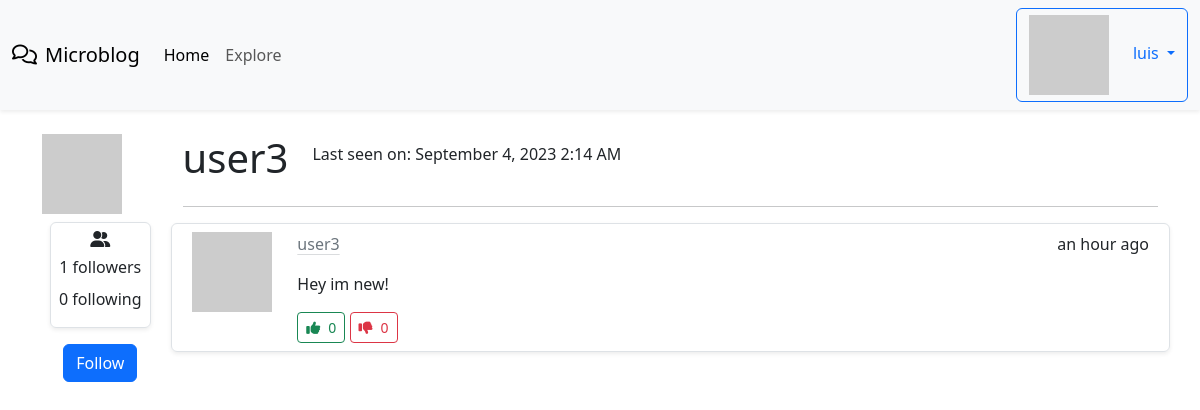
The page /user/user3 (signed in) on the database its author committed.
### app/models.py (models this page shows, shortened)
class User(UserMixin, db.Model):
    id = db.Column(db.Integer, primary_key = True)
    username = db.Column(db.String(64), index = True, unique = True)
    email = db.Column(db.String(120), index = True, unique = True)
    password_hash = db.Column(db.String(128))
    posts = db.relationship('Post', backref='author', lazy='dynamic')
    about_me = db.Column(db.String(140))
    last_seen = db.Column(db.DateTime, default=datetime.utcnow)
    followed = db.relationship(
        'User', secondary=followers,
        primaryjoin=(followers.c.follower_id == id),
        secondaryjoin=(followers.c.followed_id == id),
        backref=db.backref('followers', lazy='dynamic'), lazy='dynamic'
    )
    upvotes = db.relationship('Upvote', backref='user', lazy='dynamic')
    downvotes = db.relationship('Downvote', backref='user', lazy='dynamic')
    def avatar(self, size):
        digest = md5(self.email.lower().encode('utf-8')).hexdigest()
        return 'https://www.gravatar.com/avatar/{}?d=identicon&s={}'.format(digest, size)
    def is_following(self, user):
        return self.followed.filter(
            followers.c.followed_id == user.id
        ).count() > 0

class Post(db.Model):
    id = db.Column(db.Integer, primary_key=True)
    body = db.Column(db.String(140))
    timestamp = db.Column(db.DateTime, index=True, default=datetime.utcnow)
    user_id = db.Column(db.Integer, db.ForeignKey('user.id'))
    language = db.Column(db.String(5))
    upvotes = db.relationship('Upvote', backref='post', lazy='dynamic')
    downvotes = db.relationship('Downvote', backref='post', lazy='dynamic')

### app/main/routes.py (the view)
@bp.route('/user/<username>')
@login_required
def user(username):
    user = User.query.filter_by(username=username).first_or_404()
    page = request.args.get('page', 1, type=int)
    posts = user.posts.order_by(Post.timestamp.desc()).paginate(
        page=page, per_page=current_app.config['POSTS_PER_PAGE'], error_out=False
    )
    next_url = url_for('main.user', page=posts.next_num) if posts.has_next else None
    prev_url = url_for('main.user', page=posts.prev_num) if posts.has_prev else None
    form = EmptyForm()
    return render_template('user.html', user=user, posts = posts.items, form=form, next_url=next_url, prev_url=prev_url )

### app/main/forms.py
class EmptyForm(FlaskForm):
    submit = SubmitField(_l('Submit'))

### app/__init__.py (called while the page is built)
def get_locale():
    return request.accept_languages.best_match(current_app.config['LANGUAGES'])

### app/main/routes.py (called while the page is built)
@bp.before_request
def before_request():
    if current_user.is_authenticated:
        current_user.last_seen = datetime.utcnow()
        db.session.commit()
    g.locale = str(get_locale())

### app/models.py (called while the page is built)
@login.user_loader
def load_user(id):
    return User.query.get(int(id))

### app/templates/user.html (shortened to what this page needs)
{% extends "base.html" %}
{% from 'bootstrap5/form.html' import render_field %}
{% block content %}
<div class="container mt-4">
  <div class="d-flex flex-row">
    <div class="me-4">
      <img src="{{ user.avatar(128) }}" />
      <div class="border rounded shadow-sm p-2 m-2 d-flex flex-column align-items-center">
        <i class="fa-solid fa-user-group mb-2"></i>
        <p class="mb-2">{{ _('%(count)d followers', count=user.followers.count()) }}</p>
        <p class="mb-2">{{ _('%(count)d following', count=user.followed.count()) }}</p>
      </div>
      {% if not current_user.is_following(user) and user != current_user %}
      <div>
        <p>
          <form action="{{ url_for('main.follow', username=user.username) }}" method="post">
              <div class="d-flex justify-content-center">
                {{ form.submit(value='Follow', class='btn btn-primary') }}
              </div>
            </form>
        </p>
      </div>
      {% endif %}
    </div>
    <div class="col">
      <div class="d-flex flex-row align-items-center">
        <h1>{{ user.username }}</h1>
        {% if user.last_seen %}
          <p class="ms-4">{{ _('Last seen on') }}: {{ moment(user.last_seen).format('LLL') }}</p>
        {% endif %}
      </div>
      <div>
        <hr/>
        {% for post in posts %}
          {% include "_post.html" %}
        {% endfor %}
      </div>
    </div>
  </div>
</div>
{% endblock %}

### app/templates/base.html (shortened to what this page needs)
<!doctype html>
<html lang="en">
    <head>
        {% block head %}
        {% block styles %}
            {{ bootstrap.load_css() }}
        {% endblock %}
        {% endblock %}
    </head>
    <body>
      <nav class="navbar navbar-expand-lg bg-body-tertiary shadow-sm">
        <div class="container-fluid">
          <a class="navbar-brand" href="{{ url_for('main.index') }}"><i class="fa-regular fa-comments me-2"></i>Microblog</a>
          <div class="collapse navbar-collapse" id="navbarNav">
            <ul class="navbar-nav">
              <li class="nav-item">
                <a class="nav-link active" aria-current="page" href="{{ url_for('main.index') }}">{{_('Home')}}</a>
              </li>
              <li class="nav-item">
                <a class="nav-link" href="{{ url_for('main.explore') }}">{{_('Explore')}}</a>
              </li>
            </ul>
            <ul class="navbar-nav ms-auto">
              {% if current_user.is_anonymous %}
              <li class="nav-item">
                  <a class="btn btn-primary" href="{{ url_for('auth.login') }}">{{_('Login')}}</a>
              </li>
              {% else %}
              <li class="nav-item dropdown">
                <a class="dropdown-toggle btn btn-outline-primary" href="#" role="button" data-bs-toggle="dropdown" aria-expanded="false">
                  <img class="me-4" src="{{ current_user.avatar(36) }}" />{{ current_user.username }}
                </a>
              </li>
              {% endif %}
          </ul>
          </div>
        </div>
      </nav>
      {% block content %}{% endblock %}
  </body>
</html>

### app/templates/_post.html
<div class="row border rounded shadow-sm my-2 p-2">
  <div class="col-1 d-flex align-items-center">
    <img src="{{ post.author.avatar(64) }}" class="align-self-start mr-3" alt="{{ post.author.username }} Avatar">
  </div>
  <div class="col ms-4">
    <div class="d-flex flex-row justify-content-between">
      <a class="link-secondary link-offset-2 link-underline-opacity-25 link-underline-opacity-100-hover" href="{{ url_for('main.user', username=post.author.username) }}">{{ post.author.username }}</a>
      <p>{{ moment(post.timestamp).fromNow() }}</p>
    </div>
    <p>{{ post.body }}</p>
    <form action="/upvote_post/{{post.id}}" method="POST" class="d-inline">
      <button type="submit" class="btn btn-outline-success btn-sm">
        <i class="fa-solid fa-thumbs-up me-2"></i>{{ post.upvotes.count() }}
      </button>
    </form>
    <form action="/downvote_post/{{post.id}}" method="POST" class="d-inline">
      <button type="submit" class="btn btn-outline-danger btn-sm">
        <i class="fa-solid fa-thumbs-down me-2"></i>{{ post.downvotes.count() }}
      </button>
    </form>
  </div>
</div>

### rows shown on the page
User: username "luis"
User: username "user3", last_seen "September 4, 2023 2:14 AM"
Post: author.username "user3", timestamp "an hour ago", body "Hey im new!", upvotes.count "0", downvotes.count "0"
